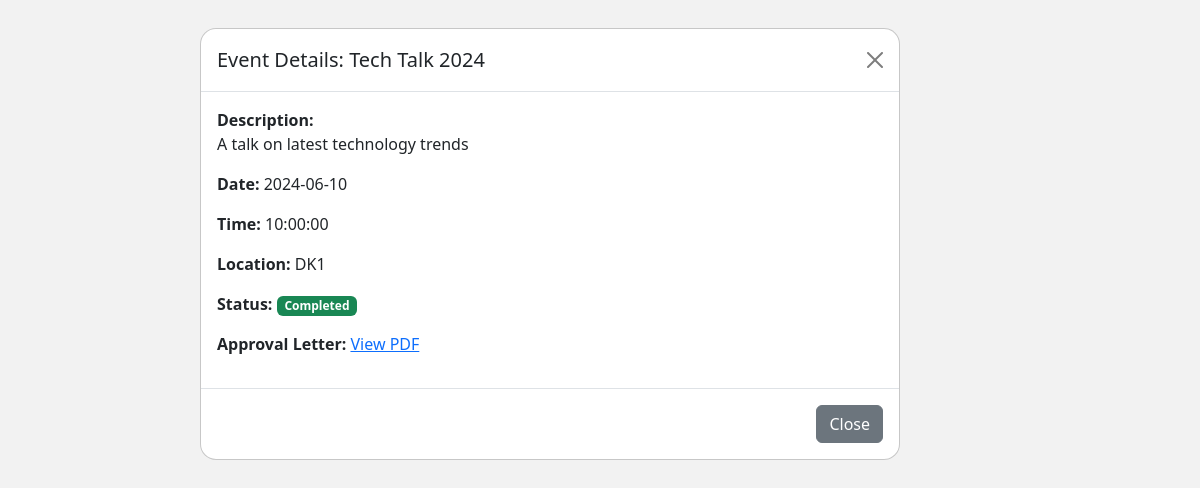
Screenshot of /module2/view_event.php?id=E001 with the database file from the repository.
### tables this page shows
CREATE TABLE `event` (
  `EventID` varchar(10) NOT NULL,
  `Title` varchar(100) NOT NULL,
  `Description` text DEFAULT NULL,
  `Date` date NOT NULL,
  `Time` time NOT NULL,
  `Location` varchar(100) NOT NULL,
  `Status` enum('Completed','Cancelled','Upcoming') NOT NULL,
  `ApprovalLetter` varchar(255) NOT NULL,
  `QRCode` varchar(255) NOT NULL,
  `UserID` varchar(10) NOT NULL
);

### module2/view_event.php (the view, shortened to what this page needs)
<?php
include '../db/connect.php';
$eventID = $_GET['id'];
$stmt = $conn->prepare("SELECT * FROM event WHERE EventID = ?");
$stmt->bind_param("s", $eventID);
$stmt->execute();
$result = $stmt->get_result();
$row = $result->fetch_assoc();
?>
<!DOCTYPE html>
<html lang="en">
<head>
  <link href="https://cdn.jsdelivr.net/npm/bootstrap@5.3.3/dist/css/bootstrap.min.css" rel="stylesheet">
</head>
<body>
  <div class="modal show d-block" tabindex="-1">
    <div class="modal-dialog modal-lg">
      <div class="modal-content">
        <div class="modal-header">
          <h5 class="modal-title">Event Details: <?= htmlspecialchars($row['Title']) ?></h5>
          <a href="javascript:history.back();" class="btn-close"></a>
        </div>
        <div class="modal-body">
          <p><strong>Description:</strong><br><?= nl2br(htmlspecialchars($row['Description'])) ?></p>
          <p><strong>Date:</strong> <?= $row['Date'] ?></p>
          <p><strong>Time:</strong> <?= $row['Time'] ?></p>
          <p><strong>Location:</strong> <?= htmlspecialchars($row['Location']) ?></p>
          <p><strong>Status:</strong> <span class="badge bg-<?= $row['Status'] === 'Completed' ? 'success' : ($row['Status'] === 'Upcoming' ? 'primary' : ($row['Status'] === 'Cancelled' ? 'danger' : 'secondary')) ?>"><?= $row['Status'] ?></span></p>
          <?php if (!empty($row['ApprovalLetter'])): ?>
            <p><strong>Approval Letter:</strong> <a href="../uploads/approvalLetters/<?= $row['ApprovalLetter'] ?>" target="_blank">View PDF</a></p>
          <?php endif; ?>
        </div>
        <div class="modal-footer">
          <a href="javascript:history.back();" class="btn btn-secondary">Close</a>
        </div>
      </div>
    </div>
  </div>
</body>
</html>

### module2/view_event.php (style rules this page uses)
body { background-color: rgba(0, 0, 0, 0.05); display: flex; justify-content: center; align-items: center; min-height: 100vh; padding: 20px; }
.modal-content { max-width: 700px; width: 100%; border-radius: 1rem; }

### rows the page displays
event: Title "Tech Talk 2024", Description "A talk on latest technology trends", Date "2024-06-10", Time "10:00:00", Location "DK1", Status "Completed"
